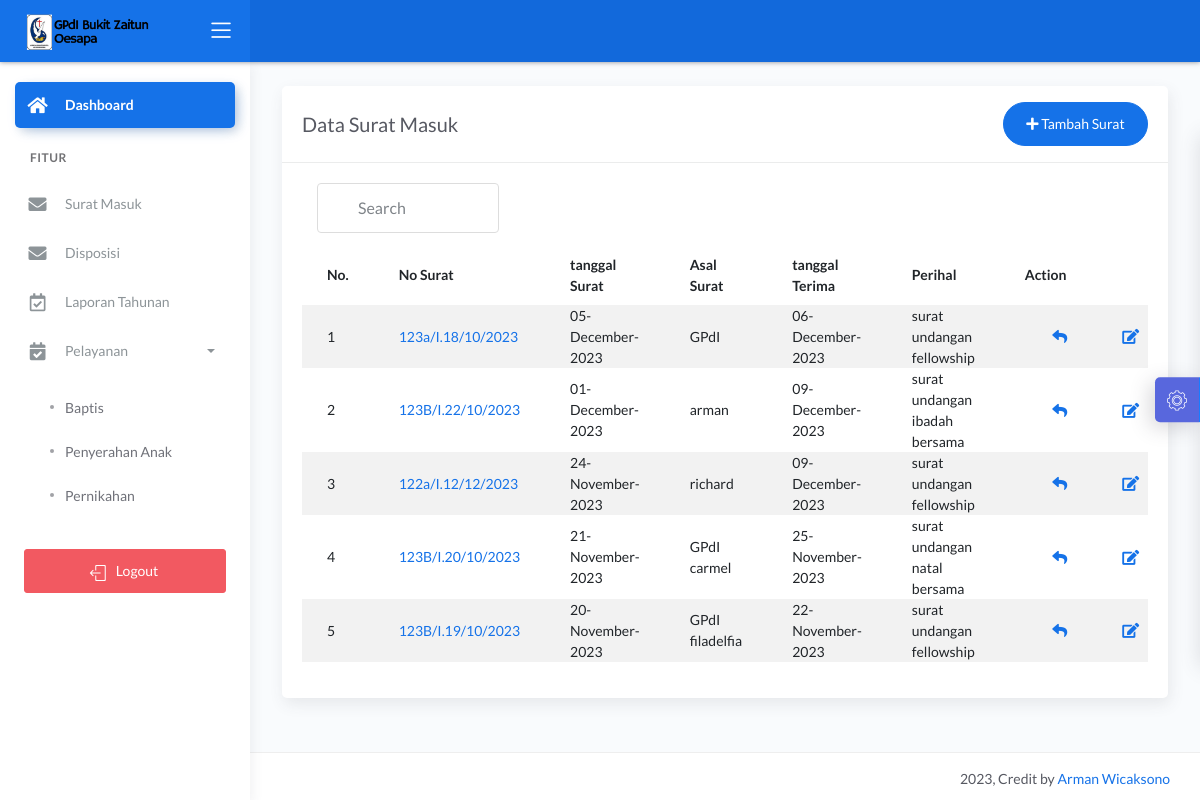
Before: /dashboard/main2.php?halaman=tampil_surat_masuk (signed in) with the older database file.
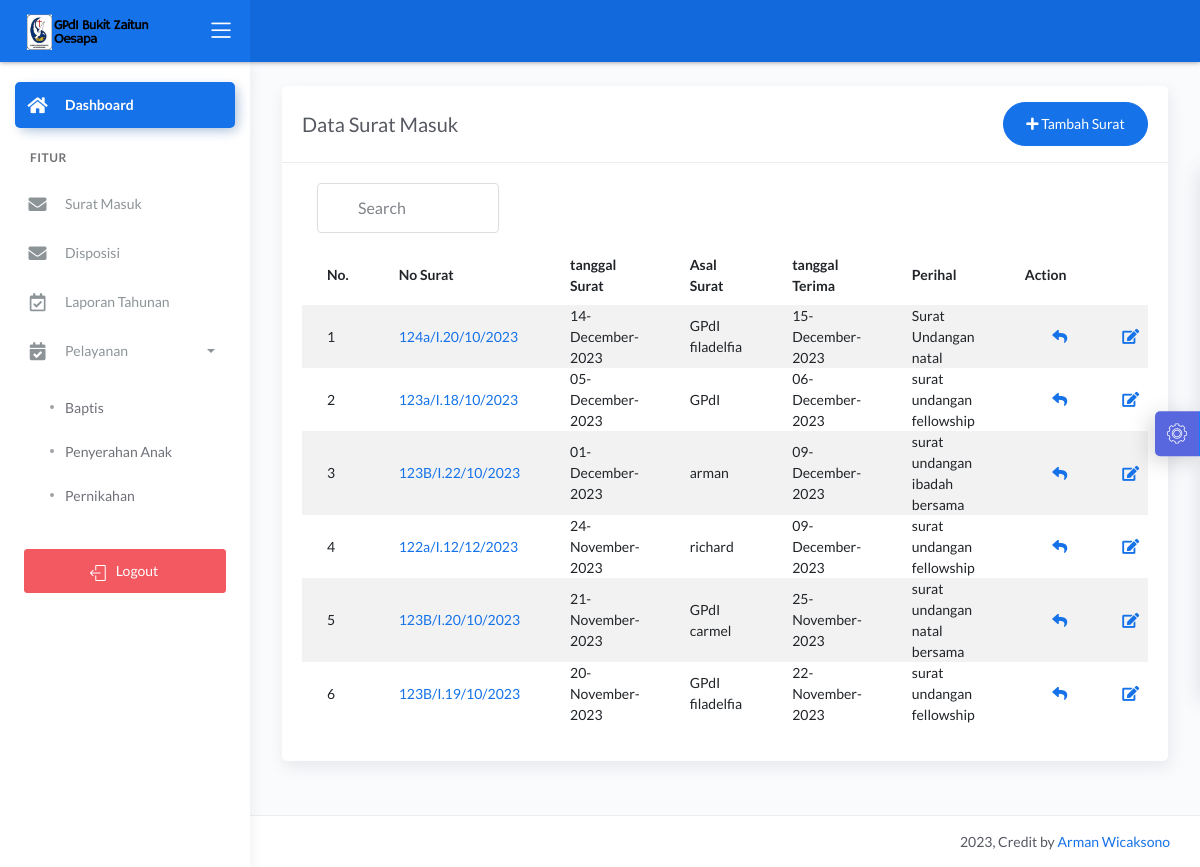
After: the same page with the newer database file.
### tables this page shows
CREATE TABLE `suratmasuk` (
  `id_surat_masuk` int(5) NOT NULL,
  `no_surat_masuk` varchar(30) NOT NULL,
  `tgl_surat` date NOT NULL,
  `tgl_terima` date NOT NULL,
  `asal_surat` varchar(35) NOT NULL,
  `perihal` varchar(35) NOT NULL,
  `file_surat_masuk` varchar(50) NOT NULL
);

### dashboard/tampil_surat_masuk.php (the view, shortened to what this page needs)
<?php include '../konek.php'; ?>
<link href="css/sweetalert.css" rel="stylesheet" type="text/css">
<div class="page-inner">
    <div class="row">
        <div class="col-md-12">
            <div class="card">
                <div class="card-header">
                    <div class="d-flex align-items-center">
                        <h4 class="card-title">Data Surat Masuk</h4>
                        <a href="?halaman=tambah_surat_masuk" class="btn btn-primary btn-round ml-auto">
                            <i class="fa fa-plus"></i>
                            Tambah Surat
                        </a>
                    </div>
                </div>
                <div class="card-body">
                    <div class="d-flex align-items-center col-md-3">
                    <input class="form-control" type="text" id="myInput" onkeyup="myFunction2()" placeholder="Search" title="Type in a name">
                    </div>
                    <form action="">
                        <div class="table-responsive">
                            <table id="add" class="display table table-striped table-hover">
                                <thead>
                                    <tr>
                                        <th>No.</th>
                                        <th>No Surat</th>
                                        <th>tanggal Surat</th>
                                        <th>Asal Surat</th>
                                        <th>tanggal Terima</th>
                                        <th>Perihal</th>
                                        <th style="width: 10%">Action</th>
                                    </tr>
                                </thead>
                                <tbody>
                                    <?php
                                    $no = 1;
                                    $tampil = "SELECT * FROM suratmasuk ORDER BY tgl_surat DESC";
                                    $query = mysqli_query($konek, $tampil);
                                    while ($data = mysqli_fetch_array($query, MYSQLI_BOTH)) {
                                        $id_surat_masuk = $data['id_surat_masuk'];
                                        $noSurat = $data['no_surat_masuk'];
                                        $tgl1 = $data['tgl_surat'];
                                        $tgl2 = $data['tgl_terima'];
                                        $asal = $data['asal_surat'];
                                        $perihal = $data['perihal'];
                                        $tgl_surat = date("d-F-Y", strtotime($tgl1));
                                        $tgl_terima = date("d-F-Y", strtotime($tgl2));
                                        $file_surat_masuk = $data['file_surat_masuk'];
                                    ?>
                                        <tr>
                                            <td><?php echo $no++; ?></td>
                                            <td><a href="../dataFile/surat_masuk/<?= $file_surat_masuk ?>" target="_blank" data-original-title="View Surat">
                                            <?php echo $noSurat ; ?> </a></td>
                                            <td><?php echo $tgl_surat; ?></td>
                                            <td><?php echo $asal; ?></td>
                                            <td><?php echo $tgl_terima; ?></td>
                                            <td><?php echo $perihal; ?></td>
                                            <td>
                                                <div class="form-button-action">
                                                    <a href="?halaman=disposisi_surat&id_surat_masuk=<?php echo $id_surat_masuk; ?>" type="button" data-toggle="tooltip" title="" class="btn btn-link btn-primary btn-lg" data-original-title="Disposisi">
                                                        <i class="fa fa-reply"></i>
                                                    </a>
                                                    <a href="?halaman=ubah_surat_masuk&id_surat_masuk=<?php echo $id_surat_masuk; ?>" type="button" data-toggle="tooltip" title="" class="btn btn-link btn-primary btn-lg" data-original-title="Edit Surat">
                                                        <i class="fa fa-edit"></i>
                                                    </a>
                                                </div>
                                            </td>
                                        </tr>
                                    <?php
                                    }
                                    ?>
                                </tbody>
                            </table>
                        </div>
                    </form>
                </div>
            </div>
        </div>
    </div>
</div>

Changed rows visible on the page:
added suratmasuk: no_surat_masuk "124a/I.20/10/2023", tgl_surat "14-December-2023", asal_surat "GPdI filadelfia", tgl_terima "15-December-2023", perihal "Surat Undangan natal"
